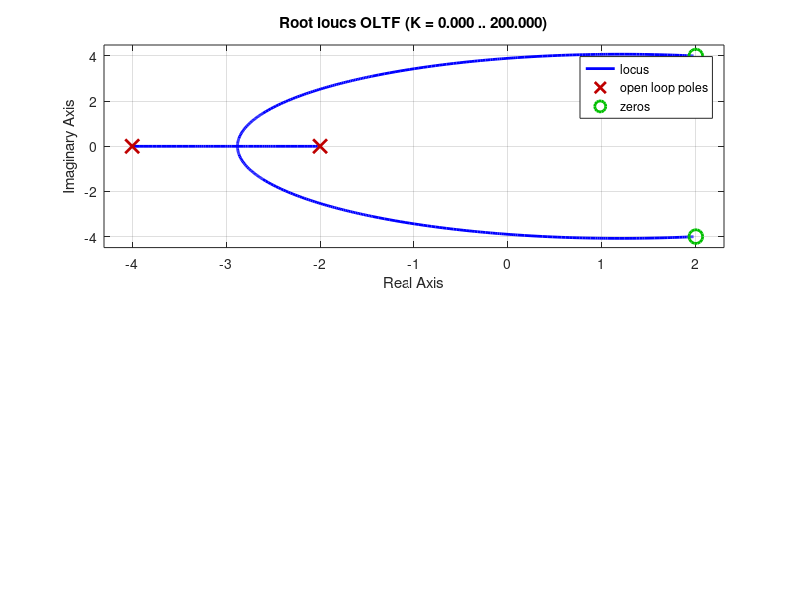

MATLAB code to generate this figure: (Note: this script raises an error after producing the figure.)
clf
close all
num_oltf=[1 -4 20];
den_oltf=poly([-2 -4]);
'OLTF G(s)H(s)'
OLTF = tf(num_oltf,den_oltf)
p=pole(OLTF)
z=zero(OLTF)

pause

subplot(2,1,1)
rlocus(OLTF)
z=.2:.1:.9;  %damping ratios from .2 to .9 in steps of .1
wn=0:1:10;  %wn from 1 to 10 in incraments of 1
sgrid(z,wn)  %makes a damping ratio and nautural frequency grid for root locus
title('Root Locus') 

pause
subplot(2,1,2)
rlocus(OLTF)
axis([-3 1 -4 4])
title('Close-up of RL')
z=.45
wn=0;
sgrid(z,wn)

%k is the number of points you will test. This will return gain and closed
%loop poles for your chosen point
for k=1:3
    [K,p]=rlocfind(OLTF)
    
end 
pause
